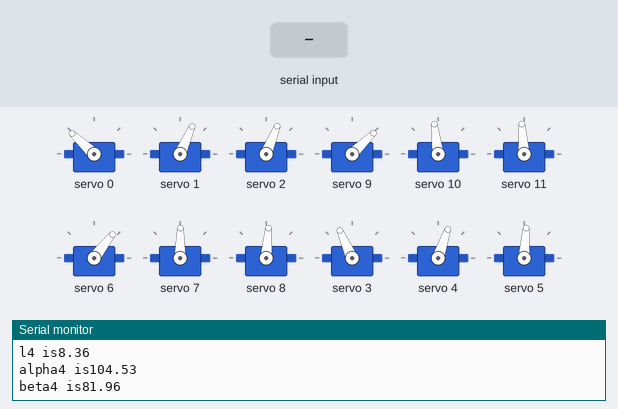
Simulated run of this sketch. Board: Arduino Uno, built with avr-gcc and run on an emulated ATmega328P. Parts: 12 × servo, the last lines printed to the serial monitor. The inputs (shaded band) are chosen by the test bench.

Above: at 2.5 s.
2.6 s: "w" received over Serial
At 5.7 s:
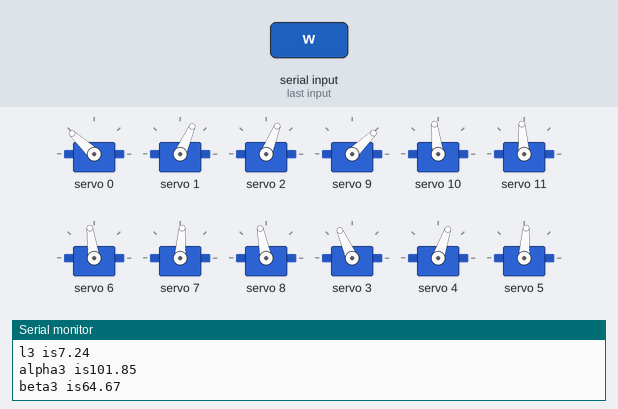
At 7.4 s:
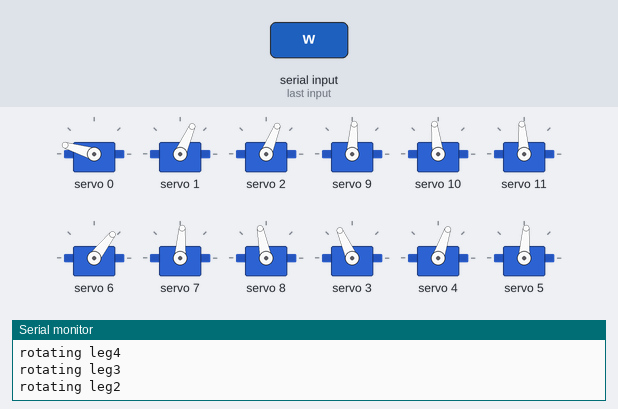
Timing chart, 0 to 22.1 s (numbered marks = the images above; inputs shaded):
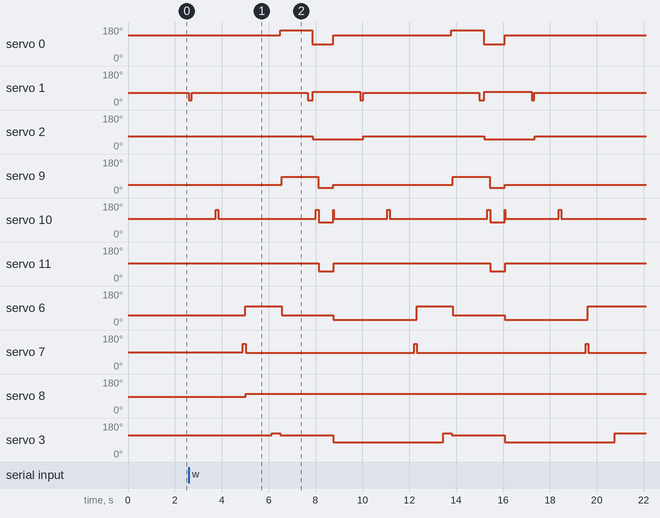

The sketch:

my_quadruped_code.ino
```cpp
#include <Wire.h>
#include <Adafruit_PWMServoDriver.h>
#include<math.h>
#define pi 3.14
double dtr = pi/180;
double rtd=180/pi;
Adafruit_PWMServoDriver pwm = Adafruit_PWMServoDriver();

int Servomin[12];
int Servomax[12];
double theta;
double c=2.5,f=3.8,t=8,a=4; //coxa,femur,tibia,half body length
//double rotmat[3][3]={{cos(theta),-sin(theta),0},{sin(theta),cos(theta),0},{0,0,1}};

double len(double y,double z){
  return sqrt(z*z+(y-c)*(y-c));
}
double a2(double y,double z){
  return rtd*atan2(y-c,z);
  }
double a1(double l){
  return rtd*acos((l*l+f*f-t*t)/(2*l*f));
  }


double gamma(double x,double y,double bx,double by){
  return rtd*atan2(x-bx,y-bx);
  }

double beta(double l){
  return rtd*acos((t*t+f*f-l*l)/(2*t*f));
  }

double zd=7,bx=0,by=0,l1,l2,l3,l4,alpha11,alpha12,alpha13,alpha14,alpha21,alpha22,alpha23,alpha24,alpha1,alpha2,alpha3,alpha4,bta1,bta2,bta3,bta4,g1,g2,g3,g4,yd1,yd2,yd3,yd4;
int xi=9,yi=9,x9=10,y9=0,xe=8,ye=14; //max extend 9,16 or 8,14
double pulselen1,pulselen2,pulselen3,pulselen4;


void setup() {

  Serial.begin(9600);
  Serial.println("8 channel Servo test!");
  pwm.begin();
  pwm.setPWMFreq(60);  // Analog servos run at ~60 Hz updates
  delay(10);
  set_leg1(-xi,-yi);
  delay(50);
  set_leg2(-xi,yi);
  delay(50);
  set_leg3(xi,-yi);
  delay(50);
  set_leg4(xi,yi);
  delay(1000);
}


char inpt;
void loop(){
  if (Serial.available() > 0) {
    Serial.println("enter choice");
    inpt = Serial.read();
    if(inpt=='w'){
      walk_forward();
      }
      if(inpt=='u'){
      increase_height();
      }
      if(inpt=='d'){
      decrease_height();
      }
      if(inpt=='r'){
      reset();
      }

    }

  }


void reset(){
  zd=7;
   delay(10);
  set_leg1(-xi,-yi);
  delay(50);
  set_leg2(-xi,yi);
  delay(50);
  set_leg3(xi,-yi);
  delay(50);
  set_leg4(xi,yi);
  delay(1000);
  }


void walk_forward(){
int stp =0;
for(int i=1;i<12;i++){
stp++;
if(stp>0&&stp<=3){
  switch(stp){
    case 1:
           pwm.setPWM(1,0,195);
           delay(100);
           set_leg1(-xi,-yi);
           delay(1000);
           pwm.setPWM(10,0,497);
           delay(100);
           set_leg2(-xi,yi);
           delay(1000);

           pwm.setPWM(7,0,475);
           delay(100);
           set_leg3(x9,-y9);
           delay(1000);

           pwm.setPWM(4,0,180);
           delay(100);
           set_leg4(xe,ye);
           delay(100);
    break;
    case 2:
            //pwm.setPWM(4,0,180);
           delay(100);
           //set_leg4(xe,ye);
           //delay(100);
    break;
    case 3:
    delay(100);
    Serial.println("move body");
    body_forward1();
    delay(100);
   // stp=0;
    break;
    }
  }
else if(stp>3&&stp<=6){
  switch(stp){
    case 4:
           pwm.setPWM(1,0,195);
           delay(200);
           set_leg1(-x9,-y9);
           delay(100);
           /*pwm.setPWM(10,0,497);
           delay(100);
           set_leg2(-x9,y9);
           delay(1000);

           pwm.setPWM(7,0,475);
           delay(100);
           set_leg3(xi,-yi);
           delay(1000);

           pwm.setPWM(4,0,180);
           delay(100);
           set_leg4(xi,yi);
           delay(2000);
           */
    break;
    case 5:
    pwm.setPWM(10,0,497);
           delay(100);
           set_leg2(xe,ye);
           delay(100);
    case 6:
    Serial.println("move body");
    delay(500);
    body_forward2();
    delay(100);
    stp=0;
    break;

    }
  }


}
  }

void increase_height(){
  zd+=2;
  set_leg1(-xi,-yi);
  delay(50);
  set_leg2(-xi,yi);
  delay(50);
  set_leg3(xi,-yi);
  delay(50);
  set_leg4(xi,yi);
  delay(100);
  }
void decrease_height(){
  zd-=2;
  set_leg1(-xi,-yi);
  delay(50);
  set_leg2(-xi,yi);
  delay(50);
  set_leg3(xi,-yi);
  delay(50);
  set_leg4(xi,yi);
  delay(100);
  }


void body_forward1(){
  //set_leg4(6,6);
  pulselen1= map(160,60,180,280,600);
  pwm.setPWM(0,0,pulselen1);
  //set_leg1(-xe,-ye);
  Serial.println("rotating leg1");
  pulselen4= map(135,60,160,275,475);
  pwm.setPWM(3,0,pulselen4);
   pwm.setPWM(4,0,180);
  set_leg4(xi,yi);
  Serial.println("rotating leg4");
  pulselen3= map(135,75,180,420,150);
  pwm.setPWM(6,0,pulselen3);
  //set_leg3(xi,-xi);
  Serial.println("rotating leg3");
  pulselen2= map(90,70,180,400,135);
  pwm.setPWM(9,0,pulselen2);
 // set_leg2(-x9,y9);
  Serial.println("rotating leg2");
    delay(1000);
  }


void body_forward2(){
  //set_leg4(6,6);
  pulselen1= map(135,60,180,280,600);
  pwm.setPWM(0,0,pulselen1);
  //set_leg1(-xe,-ye);
  Serial.println("rotating leg1");
  pulselen4= map(90,60,160,275,475);
  pwm.setPWM(3,0,pulselen4);
 // set_leg4(xi,yi);
  Serial.println("rotating leg4");
  pulselen3= map(160,75,180,420,150);
  pwm.setPWM(6,0,pulselen3);
  //set_leg3(xi,-xi);
  Serial.println("rotating leg3");
  pulselen2= map(135,70,180,400,135);
  pwm.setPWM(9,0,pulselen2);
  pwm.setPWM(10,0,497);
  set_leg2(-xi,yi);
  Serial.println("rotating leg2");
    delay(1000);

  }


void set_leg1(double x1,double y1){

 yd1=sqrt((x1-bx)*(x1-bx)+(y1-by)*(y1-by))-sqrt(2*a*a);
 g1 = fabs(gamma(x1,y1,bx,by));
  l1 = len(yd1,zd);
  alpha21 = a2(yd1,zd);
  alpha11 = a1(l1);
  alpha1 = alpha11+alpha21;
  pulselen1= map(alpha1,40,180,450,125);
  //Serial.print("pulselen1 is");Serial.println(pulselen1);
  bta1 = beta(l1);
  pulselen1= map(bta1,40,180,204,550);
  //Serial.print("pulselen1 is");Serial.println(pulselen1);
if(g1<60){
  g1=180-g1;
  }
  if(g1>=60&&g1<=180){
pulselen1= map(g1,60,180,280,600);
pwm.setPWM(0,0,pulselen1);
  }
delay(10);
if(alpha1>=40&&alpha1<=180){
pulselen1= map(alpha1,40,180,450,125);
pwm.setPWM(1,0,pulselen1);
}
delay(10);
if(bta1>=40&&bta1<=180){
pulselen1= map(bta1,40,180,204,550);
pwm.setPWM(2,0,pulselen1);
}
delay(10);

Serial.print("gamma1 is");Serial.println(g1);
Serial.print("l1 is");Serial.println(l1);
Serial.print("alpha1 is");Serial.println(alpha1);
Serial.print("beta1 is");Serial.println(bta1);
delay(10);
  }


void set_leg4(double x4,double y4){
   yd4=sqrt((x4-bx)*(x4-bx)+(y4-by)*(y4-by))-sqrt(2*a*a);
   g4 = fabs(gamma(x4,y4,bx,by));
   l4 = len(yd4,zd);
   alpha24 = a2(yd4,zd);
   alpha14 = a1(l4);
   alpha4 = alpha14+alpha24;
   pulselen4= map(alpha4,40,160,500,150);
  // Serial.print("pulselen is");Serial.println(pulselen4);
   bta4 = beta(l4);
   pulselen4= map(bta4,50,170,275,575);
  // Serial.print("pulselen is");Serial.println(pulselen4);

if(g4<60){
    g4=180-g4;
}
if(g4>=60&&g4<=160){
    pulselen4= map(g4,60,160,275,475);
    pwm.setPWM(3,0,pulselen4);
  }
delay(10);
if(alpha4>=40&&alpha4<=160){
    pulselen4= map(alpha4,40,160,500,150);
    pwm.setPWM(4,0,pulselen4);
}
delay(10);
if(bta4>=50&&bta4<=170){
    pulselen4= map(bta4,50,170,275,575);
    pwm.setPWM(5,0,pulselen4);
}
delay(10);

  Serial.print("gamma4 is");Serial.println(g4);
  Serial.print("l4 is");Serial.println(l4);
  Serial.print("alpha4 is");Serial.println(alpha4);
  Serial.print("beta4 is");Serial.println(bta4);
delay(10);

    }


void set_leg3(double x3,double y3){
   yd3=sqrt((x3-bx)*(x3-bx)+(y3-by)*(y3-by))-sqrt(2*a*a);
   g3 = fabs(gamma(x3,y3,bx,by));
   l3 = len(yd3,zd);
   alpha23 = a2(yd3,zd);
   alpha13 = a1(l3);
   alpha3 = alpha13+alpha23;
   pulselen3= map(alpha3,40,180,200,550);
  //Serial.print("pulselen is");Serial.println(pulselen3);
   bta3 = beta(l3);
  pulselen3= map(bta3,50,160,425,150);
 // Serial.print("pulselen is");Serial.println(pulselen3);


if(g3<75){
    g3=180-g3;
  }
if(g3>=75&&g3<=180){
    pulselen3= map(g3,75,180,420,150);
    pwm.setPWM(6,0,pulselen3);
  }
delay(10);
if(alpha3>=40&&alpha3<=180){
    pulselen3= map(alpha3,40,180,200,550);
    pwm.setPWM(7,0,pulselen3);
}
delay(10);
if(bta3>=50&&bta3<=160){
    pulselen3= map(bta3,50,160,425,150);
    pwm.setPWM(8,0,pulselen3);
}
delay(10);
  Serial.print("gamma3 is");Serial.println(g3);
  Serial.print("l3 is");Serial.println(l3);
  Serial.print("alpha3 is");Serial.println(alpha3);
  Serial.print("beta3 is");Serial.println(bta3);

delay(10);

    }

void set_leg2(double x2,double y2){
   yd2=sqrt((x2-bx)*(x2-bx)+(y2-by)*(y2-by))-sqrt(2*a*a);
   g2 = fabs(gamma(x2,y2,bx,by));
   l2 = len(yd2,zd);
   alpha22 = a2(yd2,zd);
   alpha12 = a1(l2);
   alpha2 = alpha12+alpha22;
   pulselen2= map(alpha2,40,180,215,575);
  // Serial.print("pulselen is");Serial.println(pulselen2);
   bta2 = beta(l2);
   pulselen2= map(bta2,60,180,425,125);
  // Serial.print("pulselen is");Serial.println(pulselen2);


if(g2<70){
    g2=180-g2;
}
if(g2>=70&&g2<=180){
    pulselen2= map(g2,70,180,400,135);
    pwm.setPWM(9,0,pulselen2);
}
delay(10);
if(alpha2>=40&&alpha2<=180){
    pulselen2= map(alpha2,40,180,215,575);
    pwm.setPWM(10,0,pulselen2);
}
delay(10);
if(bta2>=60&&bta2<=180){
    pulselen2= map(bta2,60,180,425,125);
    pwm.setPWM(11,0,pulselen2);
}
delay(10);
   Serial.print("gamma2 is");Serial.println(g2);
   Serial.print("l2 is");Serial.println(l2);
   Serial.print("alpha2 is");Serial.println(alpha2);
   Serial.print("beta2 is");Serial.println(bta2);
delay(10);


    }
```

Measured:
- after the input at 2.6 s, servo 0: 137° → 163° after 3.9 s, → 89° 1.4 s later, → 137° 0.89 s later, → 163° 5.0 s later, … (6 changes in this stretch); servo 1: 66° → 24° at once, then repeats every 7.3 s: 66° 5.0 s, 24° 0.22 s, 69° 2.0 s, 24° 0.11 s
